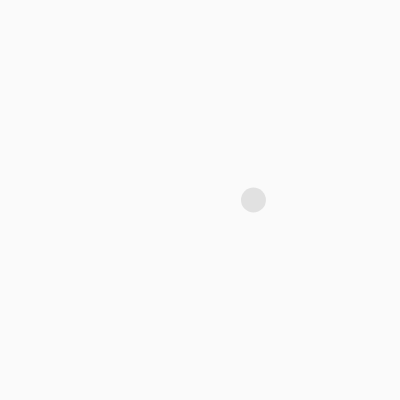
Frame 1 (no input)
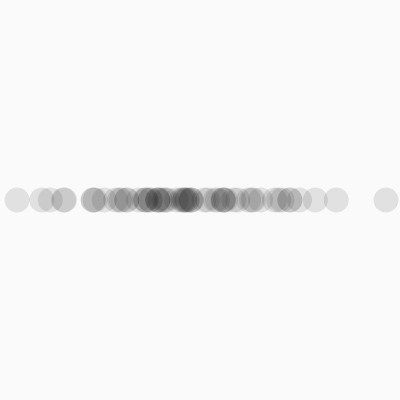
Frame 60 (no input)
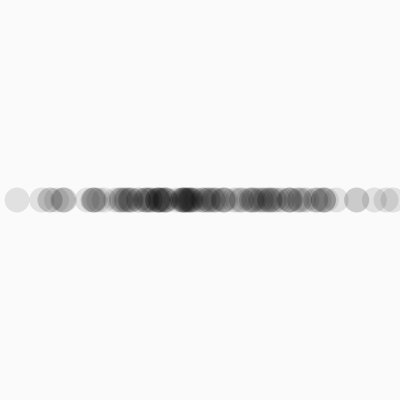
Frame 120 (the mouse pressed at the canvas centre since frame 60)

The p5.js sketch that drew these frames (run headless with seeded random() and noise() and a simulated clock; from frame 60 on, the mouse is pressed at the canvas centre):

// p5.js sketch
// ── sketch.js
function setup() {
  createCanvas(400, 400);
  background(250);
  noStroke();
  fill(0, 25);
}

function draw() {
  const num = randomGaussian();

  const sd = 80;
  const mean = width / 2;
  const x = num * sd + mean;
  ellipse(x, height / 2, 25);
}
